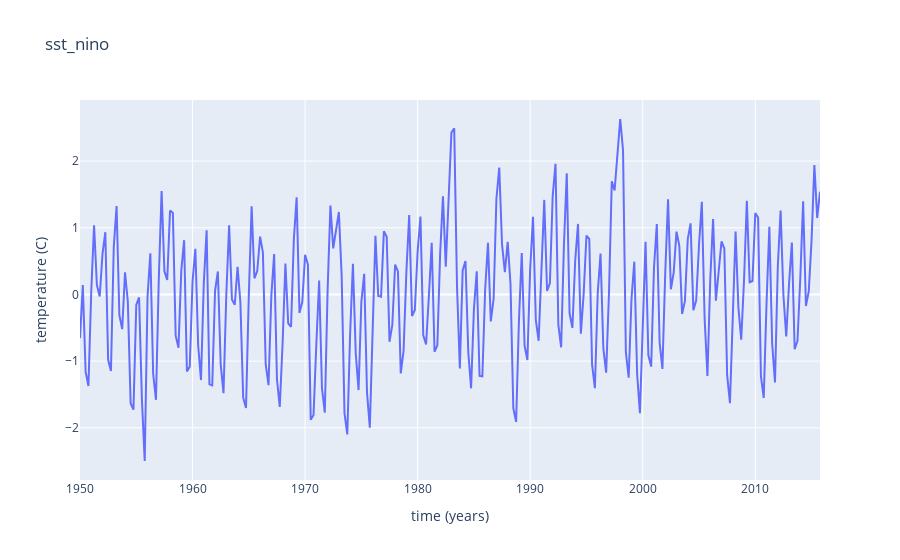

Notebook code for this chart:
### Code cell
# Plot data
import plotly.express as px
import plotly.io as pio
pio.renderers.default = 'jupyterlab'

fig = px.line(data_frame=sst_df, x="time (years)", y="temperature (C)",
              title="sst_nino")
fig.show()

### Figure 1 — Plotly figure (JSON) as saved in the notebook; plotly's stock layout.template omitted (floating-point values rounded to 4 significant figures; data arrays with more than 128 entries replaced by an {"elided": "..."} marker saying what was removed)
{"data": [{"hovertemplate": "time (years)=%{x}<br>temperature (C)=%{y}<extra></extra>", "legendgroup": "", "line": {"color": "#636efa", "dash": "solid"}, "marker": {"symbol": "circle"}, "mode": "lines", "name": "", "orientation": "v", "showlegend": false, "type": "scatter", "x": {"elided": "264 float values"}, "xaxis": "x", "y": {"elided": "264 float values"}, "yaxis": "y"}], "layout": {"autosize": true, "legend": {"tracegroupgap": 0}, "title": {"text": "sst_nino"}, "xaxis": {"anchor": "y", "autorange": true, "domain": [0, 1], "range": [1950, 2016.0], "title": {"text": "time (years)"}, "type": "linear"}, "yaxis": {"anchor": "x", "autorange": true, "domain": [0, 1], "range": [-2.783, 2.916], "title": {"text": "temperature (C)"}, "type": "linear"}}}
